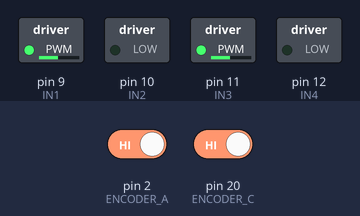
Simulated run of this sketch. Board: Arduino Mega 2560, built with avr-gcc and run on an emulated ATmega2560. Shown: switched loads named in the sketch (green lamp = pin HIGH). Inputs (shaded band) come from the test bench; at power-on: pin 2 (ENCODER_A) HIGH, pin 20 (ENCODER_C) HIGH. What the sketch prints to the serial monitor is not drawn.

Above: at 0.1 s.
Timing chart, 0 to 1.6 s (numbered marks = the images above):
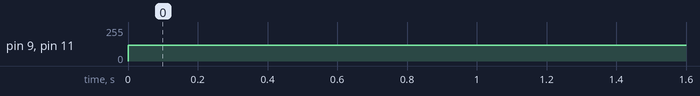

Measured:
- by itself, pin 9 (IN1), pin 11 (IN3): 0/255 → 120/255 at 0.00 s

The sketch:

position_using_encoders.ino
```cpp
// #include "MPU6050.h"
#include <Wire.h>
// MPU6050 mpu;
// int16_t ax, ay, az;
// int16_t gx, gy, gz;

// unsigned long lastTime = 0;
// float deltaTime;
// float angleZ = 0.0;
// float gz_deg_per_s;
// int16_t gz_offset = 0;
// int final_angle=0;


// Ultrasonic sensors pins
int trig1 = 22, echo1 = 23, trig2 = 24, echo2 = 25, trig3 = 26, echo3 = 27;
int trig4 = 28, echo4 = 29, trig5 = 30, echo5 = 31, trig6 = 32, echo6 = 33;

float duration1,duration2,duration3,duration4,duration5,duration6;
float distance1, distance2, distance3,distance4, distance5, distance6;
// Threashold distances for all three sensors
const float set_distance1 = 35, set_distance2 = 35, set_distance3 = 35;


#define IN1 9   // PWM Motor Control
#define IN2 10  // PWM Motor Control
#define IN3 11  // PWM Motor Control
#define IN4 12  // PWM Motor Control

#define ENCODER_A 2  // Encoder A Pin
#define ENCODER_B 3  // Encoder B Pin
#define ENCODER_C 20  // Encoder A Pin
#define ENCODER_D 21 // Encoder B Pin

int x_coordinate =3, y_coordinate =3;
int speed1=120,speed2=120;

// Constants (converted to feet)
const float ticksPerRevolution = 448.0; // Encoder ticks per full revolution
const float wheelRadius = 0.03;  // Wheel radius in meters (3 inches = 0.0762 meters)
const float wheelbase = 0.17;    // Distance between left and right wheels in meters (17 inches = 0.4320 meters)

// Variables to store encoder ticks
volatile long encoderCount1 = 0;
volatile long encoderCount2 = 0;

// Position and Orientation Variables
float x = 0.0; // X position in feet
float y = 0.0; // Y position in feet
float theta = 0.0; // Orientation in radians
float D;
float deltaTheta;


void setup() {
  pinMode(IN1, OUTPUT);
  pinMode(IN2, OUTPUT);
  pinMode(IN3, OUTPUT);
  pinMode(IN4, OUTPUT);
  pinMode(ENCODER_A, INPUT_PULLUP);
  pinMode(ENCODER_B, INPUT_PULLUP);
  pinMode(ENCODER_C, INPUT_PULLUP);
  pinMode(ENCODER_D, INPUT_PULLUP);
  attachInterrupt(digitalPinToInterrupt(ENCODER_A), encoderISR1, CHANGE);
  attachInterrupt(digitalPinToInterrupt(ENCODER_C), encoderISR2, CHANGE);

  // Set ultrasonic sensor pins
  pinMode(trig1, OUTPUT);
  pinMode(trig2, OUTPUT);
  pinMode(trig3, OUTPUT);
  pinMode(trig4, OUTPUT);
  pinMode(trig5, OUTPUT);
  pinMode(trig6, OUTPUT);
  pinMode(echo1, INPUT);
  pinMode(echo2, INPUT);
  pinMode(echo3, INPUT);
  pinMode(echo4, INPUT);
  pinMode(echo5, INPUT);
  pinMode(echo6, INPUT);
  Serial.begin(9600);
  Serial.begin(9600);

  // mpu.initialize();

  // // Calibrate MPU
  // calibrateMPU();
}

void loop() {


if(x < x_coordinate)
  moveForward();


// // for the straight movement of the robot.
// // if (encoderCount1 > encoderCount2) {
// //     if (speed2 < 120) {
// //         speed2++;
// //     }
// //     else{
// //         speed1--;
// //     }
// // }
// // else if (encoderCount2 > encoderCount1) {
// //     if (speed1 < 120) {
// //         speed1++;
// //     }
// //     else{
// //         speed2--;
// //     }
// // }
// }


// else if(abs(theta) * 57.296 < 90){
//   moveRight();
// }

else
  stopMotors();

// else if(y < y_coordinate){
//   moveForward();
//   // to adjust the slip factor of the wheels.
//   if(encoderCount1/encoderCount2 > 500){
//     encoderCount1 = encoderCount2;
//   }
//   else if(encoderCount2/encoderCount1 > 500){
//     encoderCount2 = encoderCount1;
//   }
// }

// else if(final_angle < 180){
//   moveRight();
// }

// else if(x>0){
//   moveForward();
//   // to adjust the slip factor of the wheels.
//   if(encoderCount1/encoderCount2 > 500){
//     encoderCount1 = encoderCount2;
//   }
//   else if(encoderCount2/encoderCount1 > 500){
//     encoderCount2 = encoderCount1;
//   }
// }
  //angle_measure_mpu();
  encoder_ticks();
  delay(100); // Small delay for stability
}


// void angle_measure_mpu(){
//   unsigned long currentTime = micros();
//   deltaTime = (currentTime - lastTime) / 1000000.0; // Convert to seconds
//   lastTime = currentTime;

//   mpu.getMotion6(&ax, &ay, &az, &gx, &gy, &gz);
//   gz -= gz_offset; // Apply offset correction
//   gz_deg_per_s = gz / 131.0;

//   angleZ += gz_deg_per_s * deltaTime;
//   final_angle = abs(int(angleZ));
//   // Serial.print("Angle Z = ");
//   // Serial.println(final_angle);
// }

// void calibrateMPU() {
//   long gz_sum = 0;
//   for (int i = 0; i < 1000; i++) {
//     mpu.getRotation(&gx, &gy, &gz);
//     gz_sum += gz;
//     delay(2);
//   }
//   gz_offset = gz_sum / 1000;
// }

void encoder_ticks(){
   // Calculate distance traveled by each wheel in **feet**
  float dL = (encoderCount1 / ticksPerRevolution) * (2 * PI * wheelRadius); // Left wheel
  float dR = (encoderCount2 / ticksPerRevolution) * (2 * PI * wheelRadius); // Right wheel

  // Calculate the average distance traveled by the robot
  D = (dL + dR) / 2.0;

  // Calculate the change in orientation (theta) based on wheel distance difference
  deltaTheta = (dR - dL) / wheelbase; // Change in radians

  // Update orientation (remains in radians for correct calculations)
  theta = deltaTheta;

  // Update X and Y position in **feet**
  x = D * cos(theta);
  y = D * sin(theta);

  //Print data
  Serial.print("Right: ");
  Serial.print(dR);
  Serial.print("Left: ");
  Serial.print(dL);
  Serial.print("X: ");
  Serial.print(x);
  Serial.print("Y: ");
  Serial.print(y);
  Serial.print("Theta: ");
  Serial.print(theta * 57.296); // Convert to degrees for readability
  Serial.println(" deg");
}

void encoderISR1() {
  if (digitalRead(ENCODER_A) == digitalRead(ENCODER_B)) {
    encoderCount1++;  // Clockwise
  } else {
    encoderCount1--;  // Counterclockwise
  }
}

void encoderISR2() {
  if (digitalRead(ENCODER_C) == digitalRead(ENCODER_D)) {
    encoderCount2++;  // Clockwise
  } else {
    encoderCount2--;  // Counterclockwise
  }
}

void dist_measure() {

    // Send a pulse to the trigger pin
    digitalWrite(trig1, LOW);
    digitalWrite(trig2, LOW);
    digitalWrite(trig3, LOW);
    digitalWrite(trig4, LOW);
    digitalWrite(trig5, LOW);
    digitalWrite(trig6, LOW);
    delayMicroseconds(2);
    digitalWrite(trig1, HIGH);
    digitalWrite(trig2, HIGH);
    digitalWrite(trig3, HIGH);
    digitalWrite(trig4, HIGH);
    digitalWrite(trig5, HIGH);
    digitalWrite(trig6, HIGH);
    delayMicroseconds(10);
    digitalWrite(trig1, LOW);
    digitalWrite(trig2, LOW);
    digitalWrite(trig3, LOW);
    digitalWrite(trig4, LOW);
    digitalWrite(trig5, LOW);
    digitalWrite(trig6, LOW);

    // Measure the duration of the pulse on the echo pin
    duration1 = pulseIn(echo1, HIGH,50000);
    duration2 = pulseIn(echo2, HIGH,50000);
    duration3 = pulseIn(echo3, HIGH,50000);
    duration4 = pulseIn(echo4, HIGH,50000);
    duration5 = pulseIn(echo5, HIGH,50000);
    duration6 = pulseIn(echo6, HIGH,50000);
    // Calculate the distance based on the duration of the pulse
    distance1 = (duration1 * 0.034) / 2;
    distance2 = (duration2 * 0.034) / 2;
    distance3 = (duration3 * 0.034) / 2;
    distance4 = (duration4 * 0.034) / 2;
    distance5 = (duration5 * 0.034) / 2;
    distance6 = (duration6 * 0.034) / 2;
}

// 🛠 Forward Movement
void moveForward() {
    analogWrite(IN1, speed2);
    analogWrite(IN2, 0);
    analogWrite(IN3, speed1);
    analogWrite(IN4, 0);
}

// 🔄 Reverse Movement
void moveReverse() {
    analogWrite(IN1, 0);
    analogWrite(IN2, speed2);
    analogWrite(IN3, 0);
    analogWrite(IN4, speed1);
}

// ⬅️ Turn Left (Slow down left motor or stop it)
void moveRight() {
    analogWrite(IN1, 0);
    analogWrite(IN2, speed2);
    analogWrite(IN3, speed1);
    analogWrite(IN4, 0);
}

//Turn Right (Slow down right motor or stop it)
void moveLeft() {
    analogWrite(IN1, speed2);
    analogWrite(IN2, 0);
    analogWrite(IN3, 0);
    analogWrite(IN4, speed1);
}

//Stop Motors
void stopMotors() {
    analogWrite(IN1, 0);
    analogWrite(IN2, 0);
    analogWrite(IN3, 0);
    analogWrite(IN4, 0);
}
```
